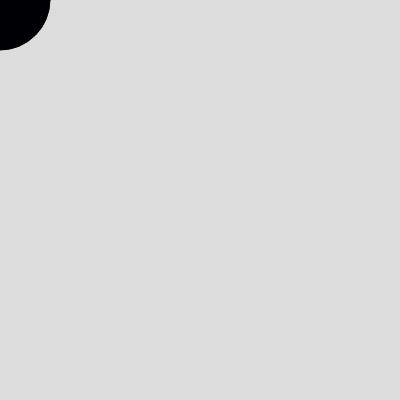
Frame 1 (no input)
Frame 60 (no input): identical to frame 1, image omitted
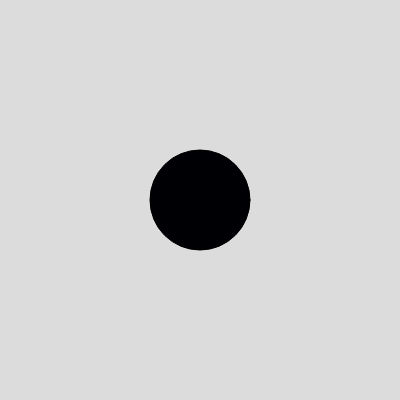
Frame 120 (the mouse pressed at the canvas centre since frame 60)

The p5.js sketch that drew these frames (run headless with seeded random() and noise() and a simulated clock; from frame 60 on, the mouse is pressed at the canvas centre):

// p5.js sketch
// ── sketch.js
function setup() {
  createCanvas(400, 400);
}

function draw() {
  background(220);
  fill(mouseX%200,mouseY%200,4);
  ellipse(mouseX,mouseY,100,100);
}
